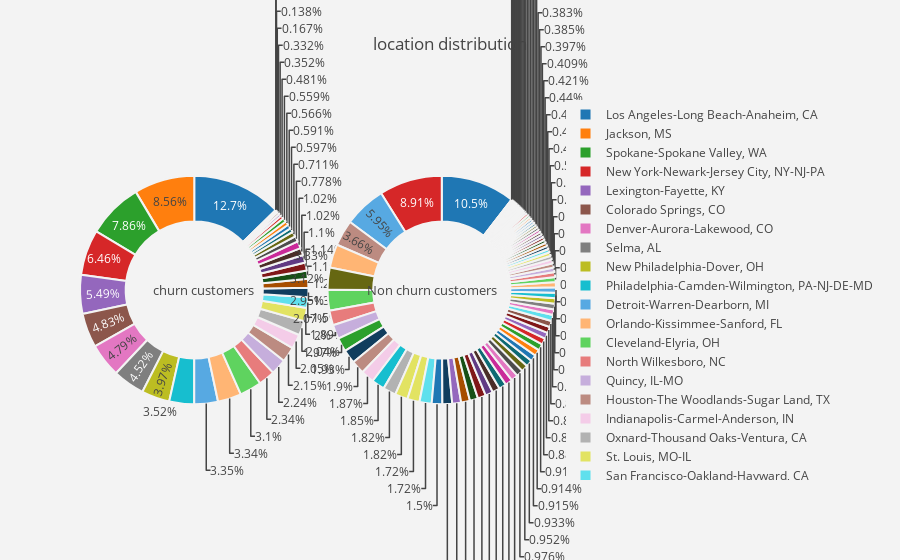

Write notebook code for a chart like this one.
### Code cell
plot_pie('location')

### Figure 1 — Plotly figure (JSON) as saved in the notebook; plotly's stock layout.template omitted (floating-point values rounded to 4 significant figures)
{"data": [{"domain": {"x": [0, 0.48]}, "hole": 0.6, "hoverinfo": "label+percent+name", "labels": ["Los Angeles-Long Beach-Anaheim, CA", "Jackson, MS", "Spokane-Spokane Valley, WA", "New York-Newark-Jersey City, NY-NJ-PA", "Lexington-Fayette, KY", "Colorado Springs, CO", "Denver-Aurora-Lakewood, CO", "Selma, AL", "New Philadelphia-Dover, OH", "Philadelphia-Camden-Wilmington, PA-NJ-DE-MD", "Detroit-Warren-Dearborn, MI", "Orlando-Kissimmee-Sanford, FL", "Cleveland-Elyria, OH", "North Wilkesboro, NC", "Quincy, IL-MO", "Houston-The Woodlands-Sugar Land, TX", "Indianapolis-Carmel-Anderson, IN", "Oxnard-Thousand Oaks-Ventura, CA", "St. Louis, MO-IL", "San Francisco-Oakland-Hayward, CA", "Chicago-Naperville-Elgin, IL-IN-WI", "London, KY", "Little Rock-North Little Rock-Conway, AR", "Kansas City, MO-KS", "Greenville-Anderson-Mauldin, SC", "Albany-Schenectady-Troy, NY", "Flint, MI", "San Diego-Carlsbad, CA", "Dallas-Fort Worth-Arlington, TX", "Baltimore-Columbia-Towson, MD", "Miami-Fort Lauderdale-West Palm Beach, FL", "Bozeman, MT", "Phoenix-Mesa-Scottsdale, AZ", "Monroe, LA", "Washington-Arlington-Alexandria, DC-VA-MD-WV", "Virginia Beach-Norfolk-Newport News, VA-NC", "Birmingham-Hoover, AL", "Memphis, TN-MS-AR", "Albany, OR", "Corpus Christi, TX"], "marker": {"line": {"color": "rgb(243,243,243)", "width": 2}}, "name": "Churn Customers", "type": "pie", "values": [5677, 3839, 3526, 2899, 2464, 2168, 2149, 2027, 1781, 1580, 1502, 1498, 1392, 1050, 1003, 964, 918, 916, 848, 671, 600, 552, 520, 513, 494, 457, 456, 349, 319, 268, 265, 254, 251, 216, 158, 149, 75, 62, 23, 11]}, {"domain": {"x": [0.52, 1]}, "hole": 0.6, "hoverinfo": "label+percent+name", "labels": ["Los Angeles-Long Beach-Anaheim, CA", "New York-Newark-Jersey City, NY-NJ-PA", "Boston-Cambridge-Newton, MA-NH", "Houston-The Woodlands-Sugar Land, TX", "Charlotte-Concord-Gastonia, NC-SC", "Dallas-Fort Worth-Arlington, TX", "Louisville/Jefferson County, KY-IN", "Vineland-Bridgeton, NJ", "Wilson, NC", "Phoenix-Mesa-Scottsdale, AZ", "Chicago-Naperville-Elgin, IL-IN-WI", "Ionia, MI", "San Antonio-New Braunfels, TX", "Philadelphia-Camden-Wilmington, PA-NJ-DE-MD", "Danville, VA", "Atlanta-Sandy Springs-Roswell, GA", "St. Louis, MO-IL", "New Haven-Milford, CT", "Miami-Fort Lauderdale-West Palm Beach, FL", "Tallahassee, FL", "Washington-Arlington-Alexandria, DC-VA-MD-WV", "Pittsburgh, PA", "Columbus, GA-AL", "Syracuse, NY", "Concord, NH", "Tampa-St. Petersburg-Clearwater, FL", "Baltimore-Columbia-Towson, MD", "Riverside-San Bernardino-Ontario, CA", "Denver-Aurora-Lakewood, CO", "Morgantown, WV", "Manchester-Nashua, NH", "Atlantic City-Hammonton, NJ", "Minneapolis-St. Paul-Bloomington, MN-WI", "Billings, MT", "Jacksonville, NC", "Truckee-Grass Valley, CA", "Fairbanks, AK", "Kansas City, MO-KS", "Las Vegas-Henderson-Paradise, NV", "San Francisco-Oakland-Hayward, CA", "Kingsport-Bristol-Bristol, TN-VA", "Oklahoma City, OK", "Hartford-West Hartford-East Hartford, CT", "Sacramento--Roseville--Arden-Arcade, CA", "Bakersfield, CA", "Austin-Round Rock, TX", "Cookeville, TN", "San Jose-Sunnyvale-Santa Clara, CA", "Anchorage, AK", "Buffalo-Cheektowaga-Niagara Falls, NY", "Milwaukee-Waukesha-West Allis, WI", "Gainesville, FL", "Sterling, IL", "Greensboro-High Point, NC", "Price, UT", "Napa, CA", "Salinas, CA", "Hagerstown-Martinsburg, MD-WV", "Alexandria, LA", "Providence-Warwick, RI-MA", "Raleigh, NC", "Bridgeport-Stamford-Norwalk, CT", "Boulder, CO", "Myrtle Beach-Conway-North Myrtle Beach, SC-NC", "Detroit-Warren-Dearborn, MI", "Winston-Salem, NC", "Jacksonville, FL", "Allentown-Bethlehem-Easton, PA-NJ", "Laurel, MS", "Dubuque, IA", "Troy, AL", "Kankakee, IL", "London, KY", "San Diego-Carlsbad, CA", "Roanoke, VA", "Stockton-Lodi, CA", "McAllen-Edinburg-Mission, TX", "Logan, UT-ID", "Pontiac, IL", "Muncie, IN", "Dayton, OH", "Seattle-Tacoma-Bellevue, WA", "Santa Maria-Santa Barbara, CA", "Omaha-Council Bluffs, NE-IA", "Greenville-Anderson-Mauldin, SC", "Montgomery, AL", "Portland-Vancouver-Hillsboro, OR-WA", "Port St. Lucie, FL", "Duluth, MN-WI", "Virginia Beach-Norfolk-Newport News, VA-NC", "Cincinnati, OH-KY-IN", "Deltona-Daytona Beach-Ormond Beach, FL", "Indianapolis-Carmel-Anderson, IN", "Scranton--Wilkes-Barre--Hazleton, PA"], "marker": {"line": {"color": "rgb(243,243,243)", "width": 2}}, "name": "Non churn customers", "type": "pie", "values": [24454, 20785, 13873, 8535, 7780, 7286, 6880, 4825, 4659, 4595, 4514, 4428, 4373, 4310, 4257, 4236, 4010, 4007, 3499, 3216, 2932, 2917, 2716, 2677, 2544, 2475, 2442, 2404, 2304, 2278, 2220, 2176, 2134, 2132, 2130, 2073, 2067, 2049, 2042, 1976, 1863, 1842, 1820, 1796, 1775, 1682, 1672, 1603, 1496, 1402, 1342, 1229, 1198, 1131, 1102, 1091, 1026, 982, 955, 927, 899, 893, 872, 837, 830, 819, 818, 815, 795, 651, 630, 589, 446, 405, 394, 337, 324, 317, 315, 292, 259, 246, 218, 187, 174, 125, 119, 117, 107, 97, 88, 73, 52, 6]}], "layout": {"annotations": [{"font": {"size": 13}, "showarrow": false, "text": "churn customers", "x": 0.15, "y": 0.5}, {"font": {"size": 13}, "showarrow": false, "text": "Non churn customers", "x": 0.88, "y": 0.5}], "paper_bgcolor": "rgb(243,243,243)", "plot_bgcolor": "rgb(243,243,243)", "title": "location distribution"}}
